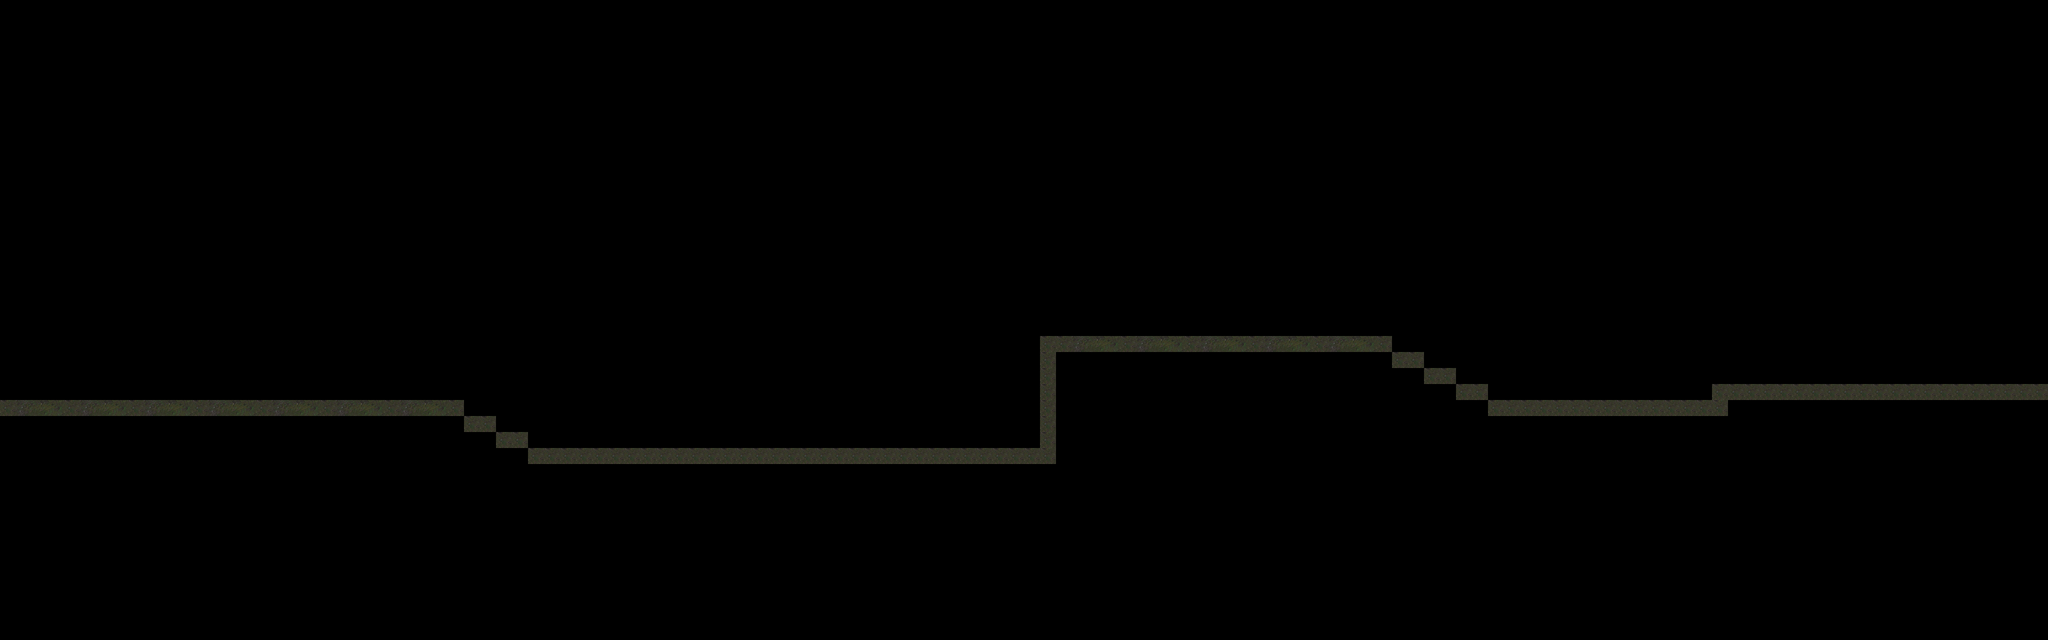

Tiled map render using the project's own tile images. Description and the map definition, with tile-layer contents summarised, below:
An orthogonal 128x40 tile map with 32x32 px tiles, 1 tile layer (Tile Layer 1).

<map version="1.2" tiledversion="1.2.4" orientation="orthogonal" renderorder="right-down" width="128" height="40" tilewidth="32" tileheight="32" infinite="0" nextlayerid="2" nextobjectid="1">
 <tileset firstgid="1" name="ground_tileset1" tilewidth="32" tileheight="32" tilecount="64" columns="8">
  <image source="../textures/ground_tileset1.png" width="256" height="256" />
 </tileset>
 <layer id="1" name="Tile Layer 1" width="128" height="40">
  <data>[5120 cells, 136 non-empty, 4 distinct tile ids]</data>
 </layer>
</map>
